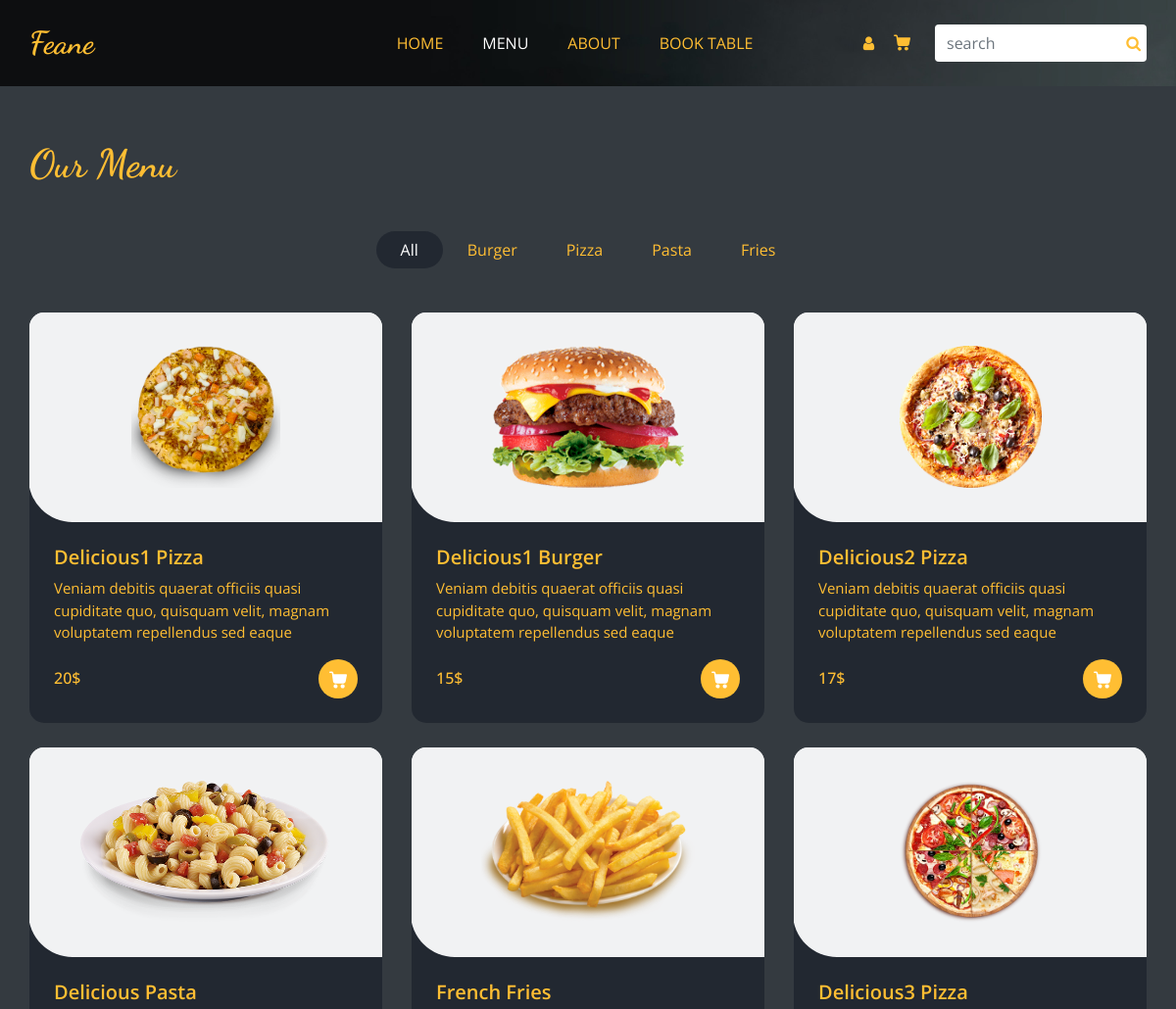
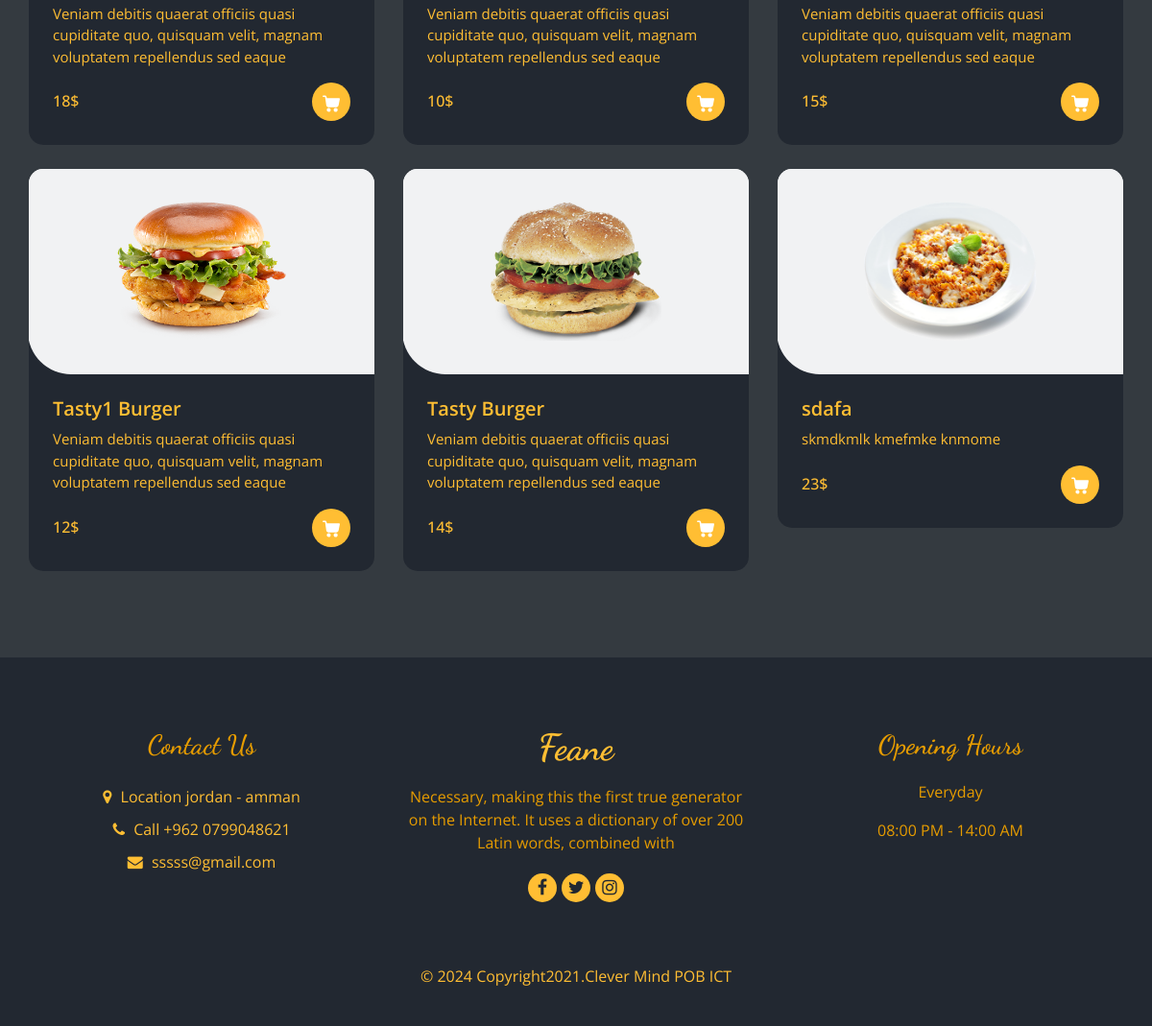
Page /menu.php on the committed database (2 pictures, top to bottom).
### tables this page shows
CREATE TABLE `mneu_inner` (
  `id_MneuCart_inner` int(11) NOT NULL,
  `mneus_inner` varchar(80) NOT NULL,
  `img_MneuCart_inner` text NOT NULL,
  `name_MneuCart_inner` varchar(120) NOT NULL,
  `content_MneuCart_inner` varchar(500) NOT NULL,
  `price_MneuCart_inner` varchar(100) NOT NULL
);

CREATE TABLE `footer` (
  `id_footer` int(11) NOT NULL,
  `facebook_footer` varchar(200) NOT NULL,
  `twitter_footer` varchar(200) NOT NULL,
  `instagram_footer` varchar(200) NOT NULL,
  `location_footer` varchar(150) NOT NULL,
  `phone_footer` varchar(150) NOT NULL,
  `email_footer` varchar(150) NOT NULL,
  `Name_footer` varchar(50) NOT NULL,
  `slogin` varchar(300) NOT NULL,
  `time_open` varchar(50) NOT NULL,
  `time_close` varchar(50) NOT NULL
);

### menu.php (the view, shortened to what this page needs)
<?php
include "./includes/header.php";
?>
<body class="sub_page">
  <div class="hero_area">
    <div class="bg-box">
      <img src="images/hero-bg.jpg" alt="">
    </div>
    <header class="header_section">
      <div class="container">
        <nav class="navbar navbar-expand-lg custom_nav-container ">
          <a class="navbar-brand" href="index.php">
            <span>
              Feane
            </span>
          </a>
          <div class="collapse navbar-collapse" id="navbarSupportedContent">
            <ul class="navbar-nav  mx-auto ">
              <li class="nav-item">
                <a class="nav-link" href="index.php">Home </a>
              </li>
              <li class="nav-item active">
                <a class="nav-link" href="menu.php">Menu <span class="sr-only">(current)</span> </a>
              </li>
              <li class="nav-item">
                <a class="nav-link" href="about.php">About</a>
              </li>
              <li class="nav-item">
                <a class="nav-link" href="book.php">Book Table</a>
              </li>
            </ul>
            <?php include "./includes/nav-header.php"; ?>
          </div>
        </nav>
      </div>
    </header>
  </div>
  <section class="food_section layout_padding" style="padding-top: 55px;">
    <div class="container">
      <div class="heading_container heading_left">
        <h2 class="text-oranges">
          Our Menu
        </h2>
      </div>
      <ul class="filters_menu">
        <li class="active text-oranges" data-filter="*">All</li>
        <li data-filter=".burger" class="text-oranges">Burger</li>
        <li data-filter=".pizza" class="text-oranges">Pizza</li>
        <li data-filter=".pasta" class="text-oranges">Pasta</li>
        <li data-filter=".fries" class="text-oranges">Fries</li>
      </ul>
      <div class="filters-content">
        <div class="row grid">
          <?php
            $select="SELECT * FROM `mneu_inner` LIMIT 9";
            $query=mysqli_query($conn , $select);
            if(mysqli_num_rows($query) > 0):
              while($row=mysqli_fetch_assoc($query)):
          ?>
            <form action="" method="POST">
              <div class="col-sm-6 col-lg-4 all <?php echo $row['mneus_inner'] ?>">
                <div class="box">
                  <div class="text-oranges">
                    <div class="img-box">
                      <img src="Dashboard/upload/<?php echo $row['img_MneuCart_inner'] ?>" alt="">
                    </div>
                    <div class="detail-box">
                      <h5>
                        <?php echo $row['name_MneuCart_inner'] ?>
                      </h5>
                      <p>
                        <?php echo $row['content_MneuCart_inner'] ?>
                      </p>
                      <div class="options">
                        <h6>
                          <?php echo $row['price_MneuCart_inner'] ?>$
                        </h6>
                        <?php if(!empty($_SESSION['id_user'])): ?>
                          <a>
                            <button class="btn" type="submit" name="add_cart">
                              <svg version="1.1" id="Capa_1" xmlns="http://www.w3.org/2000/svg" xmlns:xlink="http://www.w3.org/1999/xlink" x="0px" y="0px" viewBox="0 0 456.029 456.029" style="enable-background:new 0 0 456.029 456.029;" xml:space="preserve">
                                <g>
                                  <g>
                                    <path d="M345.6,338.862c-29.184,0-53.248,23.552-53.248,53.248c0,29.184,23.552,53.248,53.248,53.248
                                c29.184,0,53.248-23.552,53.248-53.248C398.336,362.926,374.784,338.862,345.6,338.862z" />
                                  </g>
                                </g>
                                <g>
                                  <g>
                                    <path d="M439.296,84.91c-1.024,0-2.56-0.512-4.096-0.512H112.64l-5.12-34.304C104.448,27.566,84.992,10.67,61.952,10.67H20.48
                                C9.216,10.67,0,19.886,0,31.15c0,11.264,9.216,20.48,20.48,20.48h41.472c2.56,0,4.608,2.048,5.12,4.608l31.744,216.064
                                c4.096,27.136,27.648,47.616,55.296,47.616h212.992c26.624,0,49.664-18.944,55.296-45.056l33.28-166.4
                                C457.728,97.71,450.56,86.958,439.296,84.91z" />
                                  </g>
                                </g>
                                <g>
                                  <g>
                                    <path d="M215.04,389.55c-1.024-28.16-24.576-50.688-52.736-50.688c-29.696,1.536-52.224,26.112-51.2,55.296
                                c1.024,28.16,24.064,50.688,52.224,50.688h1.024C193.536,443.31,216.576,418.734,215.04,389.55z" />
                                  </g>
                                </g>
                              </svg>
                            </button>
                          </a>
                        <?php else:?>
                          <a href="login.php">
                            <button class="btn" type="submit">
                            </button>
                          </a>
                        <?php endif; ?>
                      </div>
                    </div>
                  </div>
                </div>
              </div>
            </form>
          <?php
            endwhile;
          endif;
          ?>
        </div>
      </div>
    </div>
  </section>
  <?php include "./includes/footer.php"; ?>

### includes/header.php (shortened to what this page needs)
<!DOCTYPE html>
<html>
<head>
  <link rel="stylesheet" href="css/bootstrap.min.css">
  <link rel="stylesheet" type="text/css" href="https://cdnjs.cloudflare.com/ajax/libs/OwlCarousel2/2.3.4/assets/owl.carousel.min.css" />
  <link rel="stylesheet" href="https://cdnjs.cloudflare.com/ajax/libs/jquery-nice-select/1.1.0/css/nice-select.min.css" />
  <link href="css/font-awesome.min.css" rel="stylesheet" />
  <link rel="stylesheet" href="./css/styles.css">
  <link rel="stylesheet" href="css/Responsives.css">
</head>

### includes/nav-header.php (shortened to what this page needs)
<div class="user_option">
  <a href="profile.php" class="user_link">
    <i class="fa fa-user" aria-hidden="true"></i>
  </a>
  <a class="cart_link" href="addcart.php">
  </a>
  <div class="form-inline">
    <button class="btn my-2 my-sm-0 nav_search-btn" type="submit">
      <i class="fa fa-search" aria-hidden="true"></i>
    </button>
    <input type="text" name="search" class="form-control nav_search" placeholder="search">
  </div>
</div>

### includes/footer.php (shortened to what this page needs)
<?php
$select="SELECT * FROM `footer`";
$query=mysqli_query($conn , $select);
while($row=mysqli_fetch_assoc($query)):
?>
 <footer class="footer_section">
    <div class="container">
      <div class="row">
        <div class="col-md-4 footer-col">
          <div class="footer_contact">
            <h4>
              Contact Us
            </h4>
            <div class="contact_link_box">
              <a href="">
                <i class="fa fa-map-marker" aria-hidden="true"></i>
                <span>
                  Location <?php echo $row['location_footer'] ?>
                </span>
              </a>
              <a href="">
                <i class="fa fa-phone" aria-hidden="true"></i>
                <span>
                  Call <?php echo $row['phone_footer'] ?>
                </span>
              </a>
              <a href="">
                <i class="fa fa-envelope" aria-hidden="true"></i>
                <span>
                  <?php echo $row['email_footer'] ?>
                </span>
              </a>
            </div>
          </div>
        </div>
        <div class="col-md-4 footer-col">
          <div class="footer_detail">
            <a href="" class="footer-logo">
              <?php echo $row['Name_footer'] ?>
            </a>
            <p><?php echo $row['slogin'] ?></p>
            <div class="footer_social">
              <a target="_blank" href="<?php echo $row['facebook_footer'] ?>">
                <i class="fa fa-facebook" aria-hidden="true"></i>
              </a>
              <a target="_blank" href="<?php echo $row['twitter_footer'] ?>">
                <i class="fa fa-twitter" aria-hidden="true"></i>
              </a>
              <a target="_blank" href="<?php echo $row['instagram_footer'] ?>">
                <i class="fa fa-instagram" aria-hidden="true"></i>
              </a>
            </div>
          </div>
        </div>
        <div class="col-md-4 footer-col">
          <h4>
            Opening Hours
          </h4>
          <p>
            Everyday
          </p>
          <p>
            <?php echo $row['time_open'] ?> PM - <?php echo $row['time_close'] ?> AM
          </p>
        </div>
      </div>
      <div class="footer-info">
        <p>
          &copy; <span id="displayYear"></span> Copyright2021.Clever Mind POB ICT
        </p>
      </div>
    </div>
  </footer>
  <?php endwhile; ?>
</body>
</html>

### css/Responsives.css (style rules this page uses)
@media (min-width: 1200px) { .container { max-width: 1170px; } }

### includes/nav-header.php (style rules this page uses)
.custom_nav-container .nav_search-btn { width: auto; height: auto; padding: 0; border: none; color: #ffbe33; position: relative; left: 210px; }

### rows in the picture
mneu_inner: img_MneuCart_inner (picture), name_MneuCart_inner "Delicious1 Pizza", content_MneuCart_inner "Veniam debitis quaerat officiis quasi cupiditate quo, quisquam velit, magnam voluptatem repellendus sed eaque", price_MneuCart_inner "20"
mneu_inner: img_MneuCart_inner (picture), name_MneuCart_inner "Delicious1 Burger", content_MneuCart_inner "Veniam debitis quaerat officiis quasi cupiditate quo, quisquam velit, magnam voluptatem repellendus sed eaque", price_MneuCart_inner "15"
mneu_inner: img_MneuCart_inner (picture), name_MneuCart_inner "Delicious2 Pizza", content_MneuCart_inner "Veniam debitis quaerat officiis quasi cupiditate quo, quisquam velit, magnam voluptatem repellendus sed eaque", price_MneuCart_inner "17"
mneu_inner: img_MneuCart_inner (picture), name_MneuCart_inner "Delicious Pasta", content_MneuCart_inner "Veniam debitis quaerat officiis quasi cupiditate quo, quisquam velit, magnam voluptatem repellendus sed eaque", price_MneuCart_inner "18"
mneu_inner: img_MneuCart_inner (picture), name_MneuCart_inner "French Fries", content_MneuCart_inner "Veniam debitis quaerat officiis quasi cupiditate quo, quisquam velit, magnam voluptatem repellendus sed eaque", price_MneuCart_inner "10"
mneu_inner: img_MneuCart_inner (picture), name_MneuCart_inner "Delicious3 Pizza", content_MneuCart_inner "Veniam debitis quaerat officiis quasi cupiditate quo, quisquam velit, magnam voluptatem repellendus sed eaque", price_MneuCart_inner "15"
mneu_inner: img_MneuCart_inner (picture), name_MneuCart_inner "Tasty1 Burger", content_MneuCart_inner "Veniam debitis quaerat officiis quasi cupiditate quo, quisquam velit, magnam voluptatem repellendus sed eaque", price_MneuCart_inner "12"
mneu_inner: img_MneuCart_inner (picture), name_MneuCart_inner "Tasty Burger", content_MneuCart_inner "Veniam debitis quaerat officiis quasi cupiditate quo, quisquam velit, magnam voluptatem repellendus sed eaque", price_MneuCart_inner "14"
mneu_inner: img_MneuCart_inner (picture), name_MneuCart_inner "sdafa", content_MneuCart_inner "skmdkmlk kmefmke knmome", price_MneuCart_inner "23"
footer: location_footer "jordan - amman", phone_footer "+962 0799048621", email_footer "sssss@gmail.com", Name_footer "Feane", slogin "Necessary, making this the first true generator on the Internet. It uses a dictionary of over 200 Latin words, combined with", time_open "08:00", time_close "14:00"
